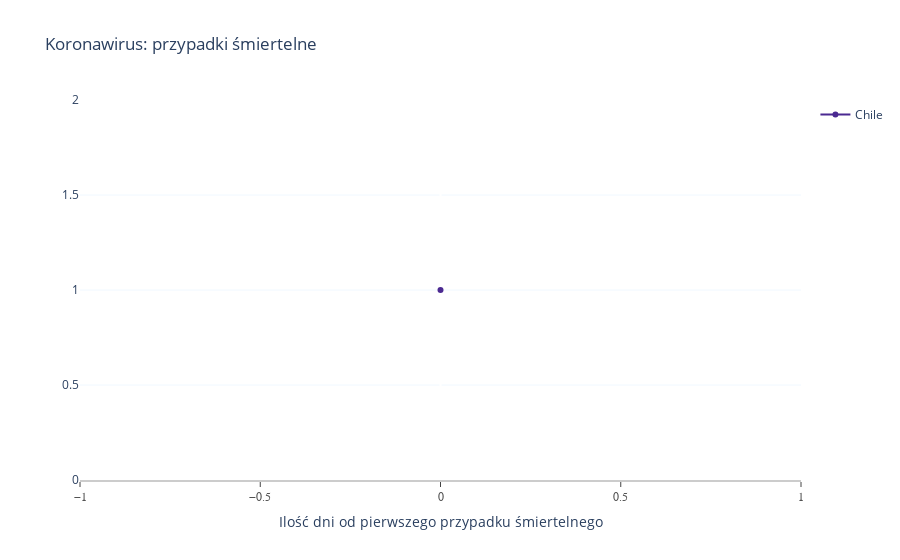

Write notebook code for a chart like this one.
### Code cell
"Italy", "Spain", "France", 
countries = DeathsStat(
    ["Chile"], 
    df_deaths,
    start_with=1, 
    language="Polish"
)
iplot(countries.plotly_lm_plot(False))

### Figure 1 — Plotly figure (JSON) as saved in the notebook; plotly's stock layout.template omitted (floating-point values rounded to 4 significant figures)
{"data": [{"line": {"color": "rgb(75, 41, 145)"}, "mode": "lines+markers", "name": "Chile", "type": "scatter", "x": [0], "y": [1]}], "layout": {"plot_bgcolor": "white", "showlegend": true, "title": {"text": "Koronawirus: przypadki śmiertelne"}, "xaxis": {"linecolor": "rgb(204, 204, 204)", "linewidth": 2, "showgrid": false, "showline": true, "showticklabels": true, "tickfont": {"color": "rgb(82, 82, 82)", "family": "Arial", "size": 12}, "ticks": "outside", "title": {"text": "Ilość dni od pierwszego przypadku śmiertelnego"}}, "yaxis": {"gridcolor": "aliceblue", "showgrid": true, "showline": false, "showticklabels": true, "zeroline": false}}}
